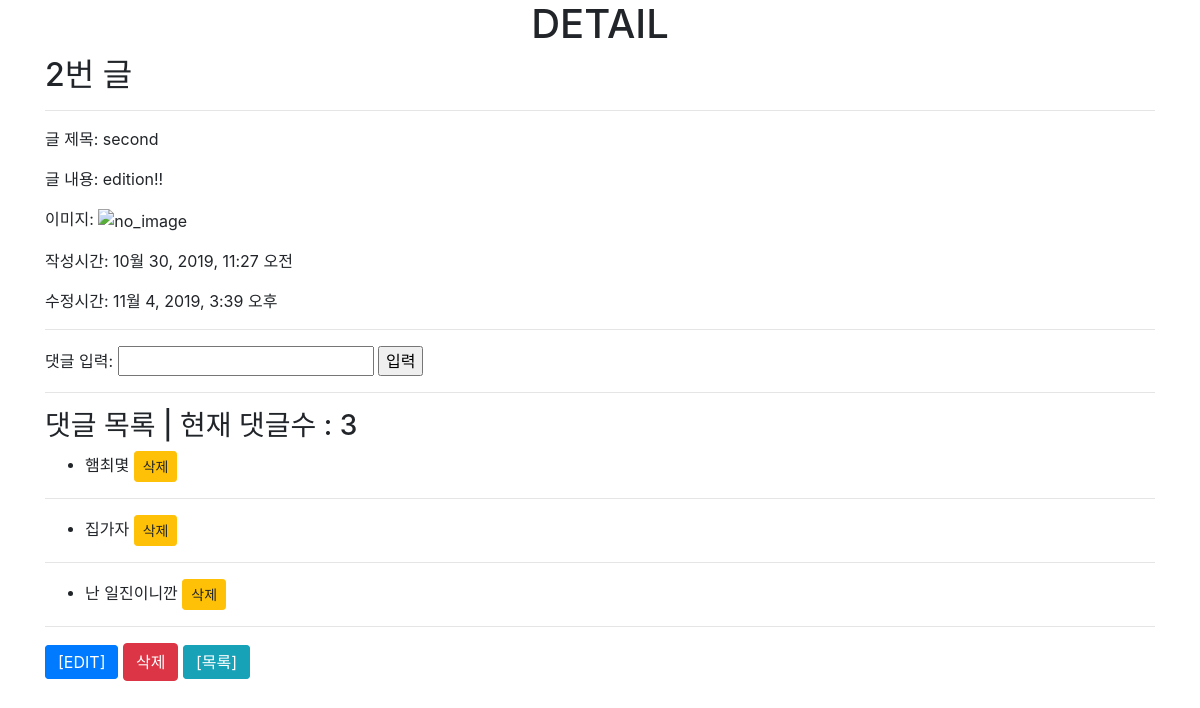
Page /articles/2/ on the committed database.
### articles/models.py (models this page shows, shortened)
class Article(models.Model):
    title = models.CharField(max_length=10)
    content = models.TextField()
    created_at = models.DateTimeField(auto_now_add=True) #최초 생성된 시간만 등록함
    updated_at = models.DateTimeField(auto_now=True) #수정될때 마다 시간이 변경
    image = ProcessedImageField(
        upload_to='articles/images',        # 저장 위치(MEDIA_ROOT/articles/images)
        processors= [Thumbnail(200,300)],   # 처리할 작업 목록
        format = 'JPG',                     # 저장 포맷
        options = {'quality':90},           # 추가 옵션
        blank=True
        )

class Comment(models.Model):
    content = models.CharField(max_length=200)
    created_at = models.DateTimeField(auto_now_add=True)
    article = models.ForeignKey(Article, on_delete=models.CASCADE)

### articles/views.py (the view)
# urls.py: path('<int:article_id>/', views.detail, name='detail'),
def detail(request, article_id):
    article = Article.objects.get(pk=article_id)
    comments = article.comment_set.all()
    return render(request, 'articles/detail.html', {'article':article, 'comments':comments})

### articles/templates/articles/detail.html (shortened to what this page needs)
{% extends 'articles/base.html'%}
{% load static %}
{% block body %}
<h1 class="text-center">DETAIL</h1>
<H2>{{ article.pk }}번 글</H2>
<hr>
<p>글 제목: {{article.title}}</p>
<p>글 내용: {{article.content}}</p>
{% if article.image %}
{% else %}
<p>이미지: <img src="{%static 'articles/images/no_image.jpg'%" alt="no_image"></p>
<p>작성시간: {{article.created_at }}</p>
<p>수정시간: {{article.updated_at }}</p>
<hr>
<form action="{% url 'articles:comment_create' article.id %}" method="POST">
    댓글 입력: <input type="text" name="content">
    <input type="submit" value="입력">
</form>
<hr>
<h3>댓글 목록 | 현재 댓글수 : {{comments|length}}</h3>
{% for comment in comments %}
<ul>
    <li>
        {{ comment.content }}
        <form action="{% url 'articles:comment_delete' article.id comment.id %}" style="display: inline;" method="POST">
            <button class="btn btn-warning btn-sm">삭제</button>
        </form>
    </li>
</ul>
<hr>
{% empty %}
<p>댓글이 아직 없습니다.</p>
{% endfor %}
<a href="{% url 'articles:update' article.pk %}" class="btn btn-primary" style="display: inline;">[EDIT]</a>
<form action="{% url 'articles:delete' article.pk %}" method="POST" style="display: inline;">
    <button class="btn btn-danger" onclick="return confirm('R U Sure...?!?!?!?!')">삭제</button>
</form>
<a href="{% url 'articles:index' %}" class="btn btn-info" style="display: inline;">[목록]</a>
{% endblock %}

### rows in the picture
Article: pk "2", title "second", content "edition!!", created_at "10월 30, 2019, 11:27 오전", updated_at "11월 4, 2019, 3:39 오후"
Comment: content "햄최몇"
Comment: content "집가자"
Comment: content "난 일진이니깐"

### other values in the picture
{{ comments|length }} "3"
